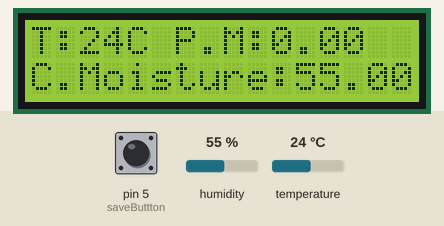
Recording of a sketch running on a simulated Arduino Uno, built with avr-gcc and run on an emulated ATmega328P. Parts: 16×2 character LCD. The test bench sets the inputs (shaded band); at power-on: pin 5 (saveButtton) HIGH, humidity 55 %, temperature 24 °C. Storage starts empty; what the sketch prints to the serial monitor is not drawn.

Above: at 2.3 s.
2.4 s: pin 5 (saveButtton) pulled LOW for 2.4 s
At 3.8 s:
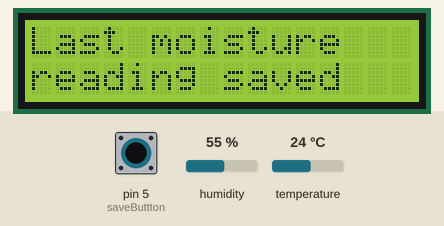
6.3 s: humidity set to 22 %
At 9.1 s:
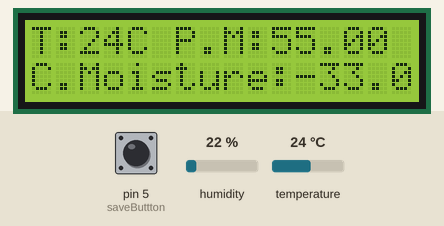
9.8 s: temperature set to 12 °C
At 11.3 s:
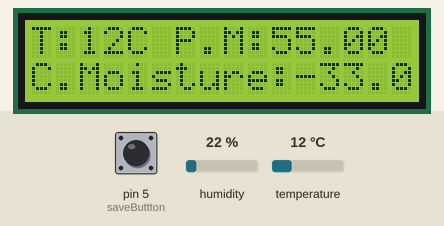
12.5 s: pin 5 (saveButtton) pulled LOW for 2.4 s
At 16.2 s:
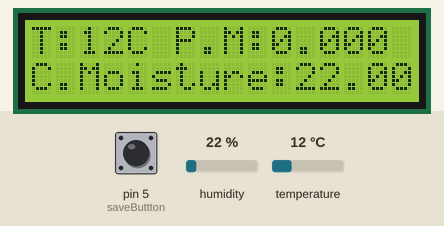
16.9 s: humidity set to 40 %
At 18.3 s:
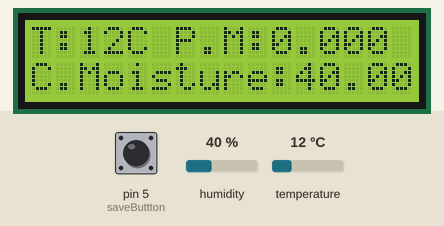
19.6 s: temperature set to 19 °C
At 22.4 s:
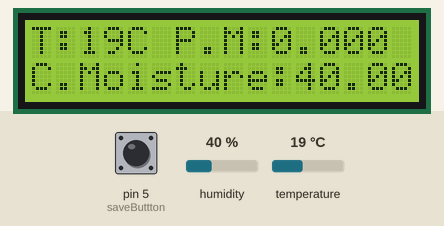
Timing chart, 0 to 23.9 s (numbered marks = the images above; inputs shaded):
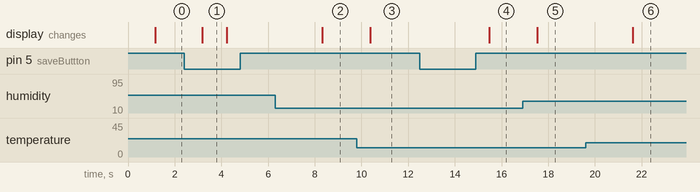

The sketch:

rom_edited_3.ino
```cpp
#include <DHT.h>
#include <SPI.h>
#include <SD.h>
#include <LiquidCrystal_I2C.h>
#include <Wire.h>

const int chipSelect = 10; //using SPI for SD card
LiquidCrystal_I2C lcd(0x27, 16, 2);

#define DHTPIN 3
#define DHTTYPE DHT22
DHT dht(DHTPIN, DHTTYPE);

char filename[]="data.txt";
int chk;

float savedHum=0;
float hum;
int temp;

String offset="             ";

const int saveButtton=5;
int saveState=0;

void setup()
{
  pinMode(saveButtton,INPUT_PULLUP);


  Serial.begin(9600);
  dht.begin();
  lcd.begin();

  lcd.backlight();
  lcd.clear();
  initSDCard();

}

void loop()
{
  hum = dht.readHumidity();
  temp = dht.readTemperature();

  // Save last reading pag pinindot.
  // Isang pindot lang, may indicator naman sa lcd
  // pag nakasave na yung last reading.
  if(!digitalRead(saveButtton))
  {
    //Serial.println("Save button is pressed!");

    if(saveState==0)
    {
      savedHum=hum;
      lcd.clear();
      lcd.setCursor(0,0);
      lcd.print("Last moisture");
      lcd.setCursor(0,1);
      lcd.print("reading saved");
      saveState=1;
    }
    else
    {
      saveState=0;
      savedHum=0;
    }

    // Delay para mabasa message.
    delay(1000);
  }

  if(saveState)
  {
    hum=hum-savedHum;
  }


  String rowOne="T:" + String(temp) +  String("C") + " P.M:" + String(savedHum);
  String rowTwo="C.Moisture:" + String(hum);

  lcd.setCursor(0,0);
  lcd.print(rowOne);
  lcd.setCursor(0,1);
  lcd.print(rowTwo);

  //Serial.println("========================");
  //Serial.println(rowOne);
  //Serial.println(rowTwo);
  //Serial.println("========================");

  Serial.println(String(hum) + String(",") + String(temp));
  saveData();

  delay(2000);
}

void initSDCard()
{
  lcd.setCursor(0, 0); lcd.print("Initializing");
  lcd.setCursor(0, 1); lcd.print("SD card...");

  delay(1000);

  if (!SD.begin(chipSelect))
  { //check if sd card mod. is working
    lcd.clear();
    lcd.setCursor(0, 0); lcd.print("Card not FOUND");
    lcd.setCursor(0, 1); lcd.print("Please Restart.");
    while (1);
  }
}
void saveData()
{
  File dataFile = SD.open(filename, FILE_WRITE);

  if (dataFile)
  { // if the file is available, write to it:
    dataFile.print("Temperature: "); dataFile.print(temp);dataFile.print(",");
    dataFile.print("Moisture: "); dataFile.print(hum); dataFile.println(" % ");
    dataFile.close();
  }
  else
  { // if the file isn't open, pop up an error

    lcd.clear();
    lcd.setCursor(0,0); lcd.print("Error Saving Data.");
    lcd.setCursor(0,1); lcd.print("File not found");

  }
}
```

Measured:
- after the input at 2.4 s, the display: changes after 0.79 s (image 1)
- after the input at 6.3 s, the display: changes after 2.0 s (image 2)
- after the input at 9.8 s, the display: changes after 0.58 s (image 3)
- after the input at 12.5 s, the display: changes after 3.0 s (image 4)
- after the input at 16.9 s, the display: changes after 0.62 s (image 5)
- after the input at 19.6 s, the display: changes after 2.0 s (image 6)
- what the display in image 1 shows lasts 1.0 s, from 3.2 s to 4.2 s
